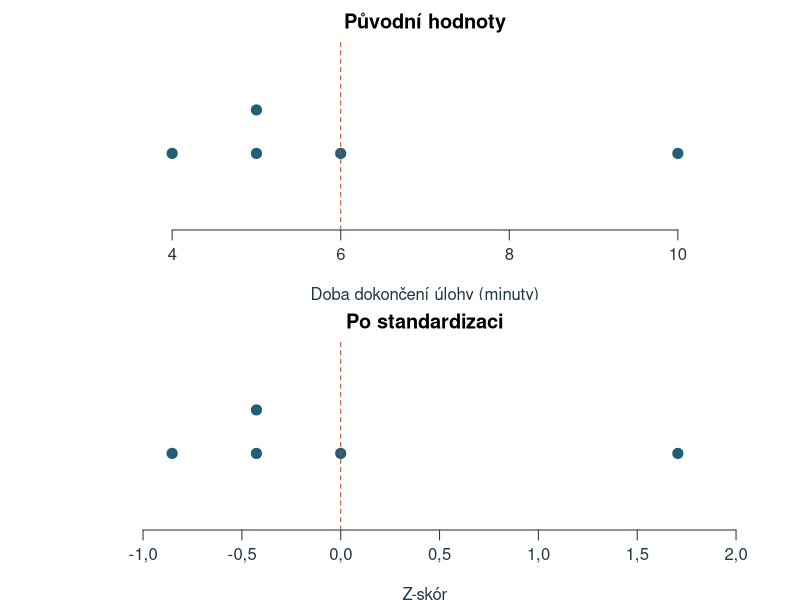
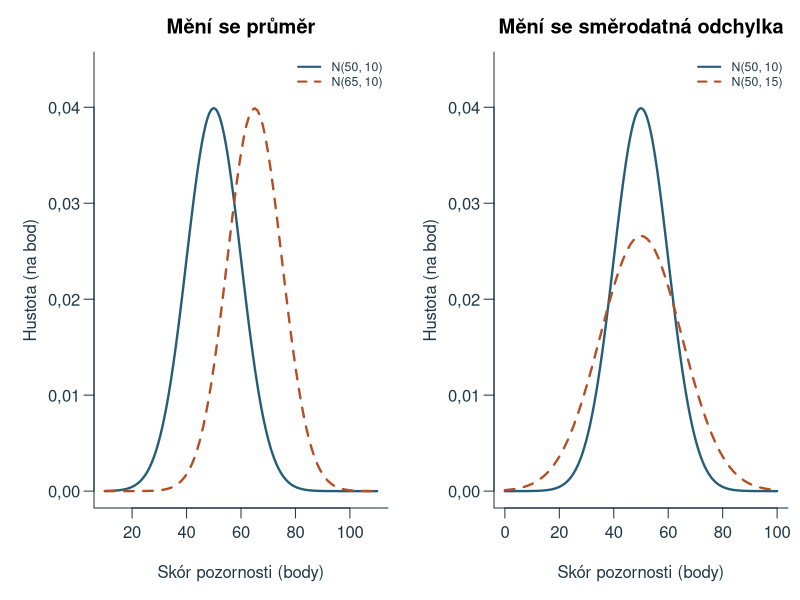
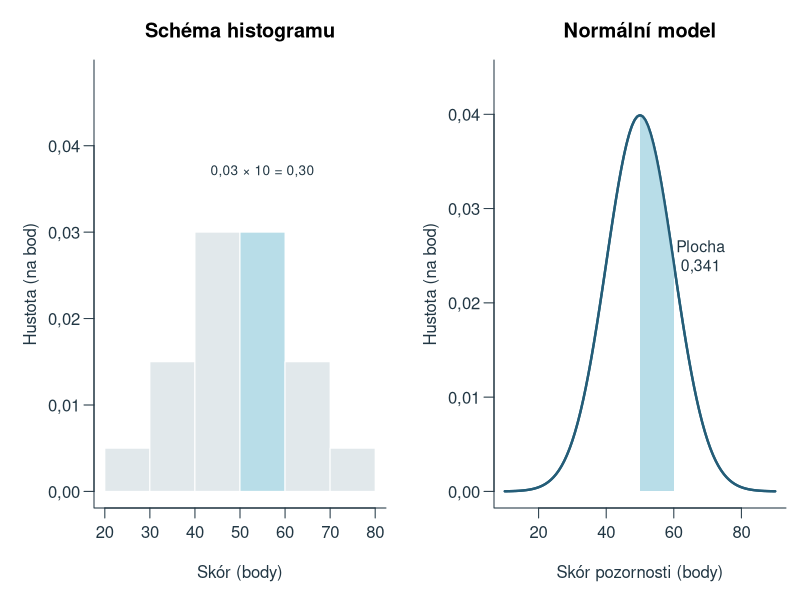
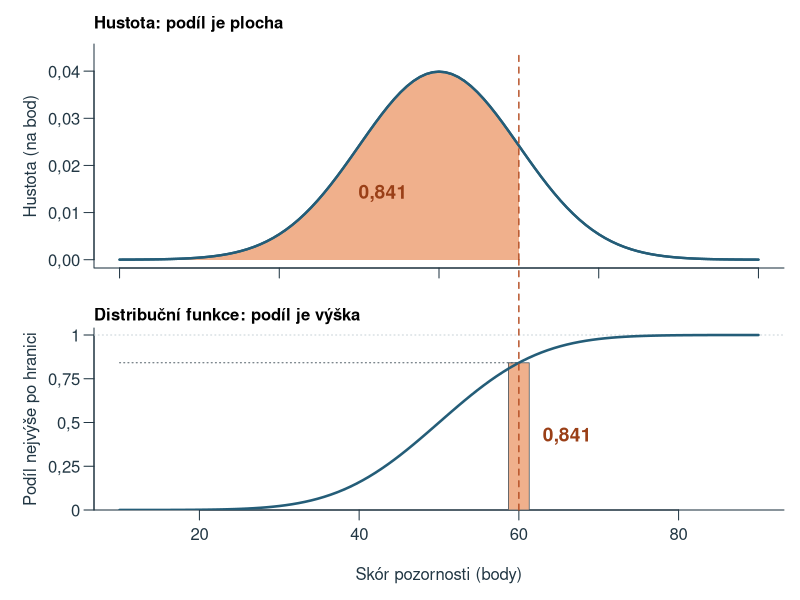
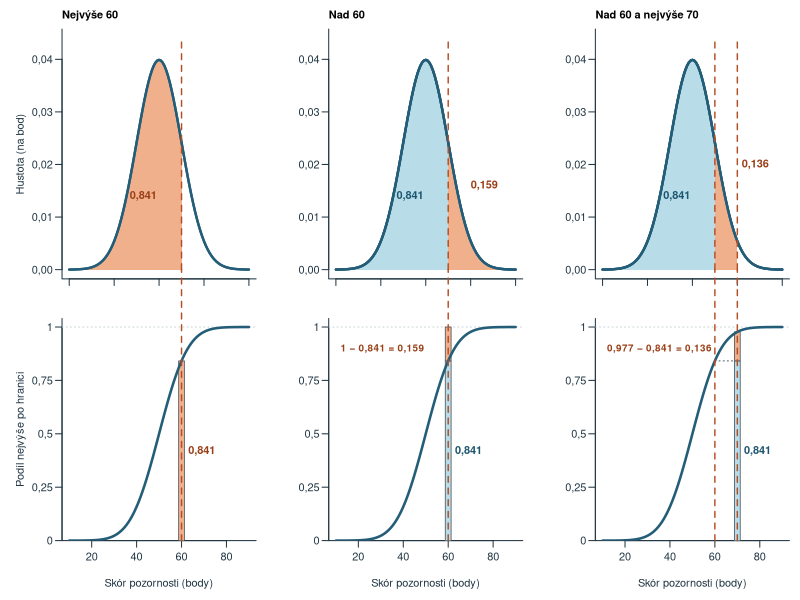
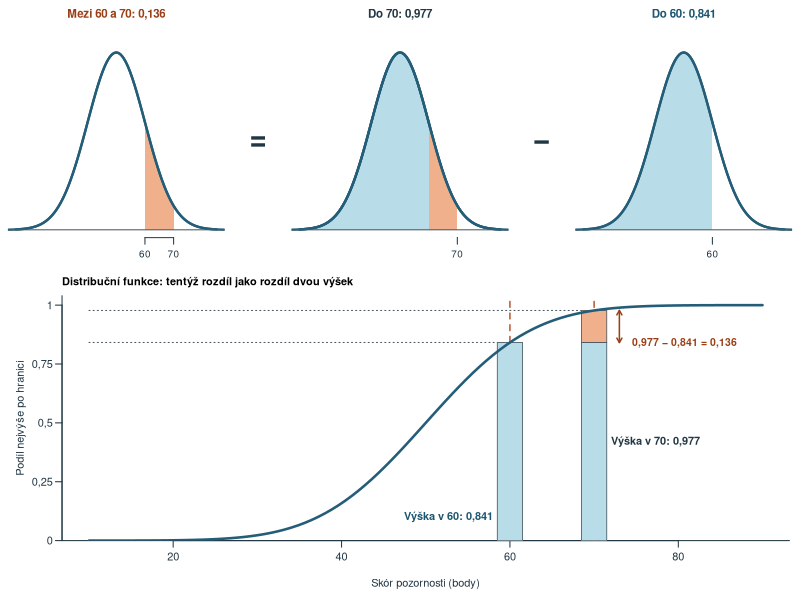
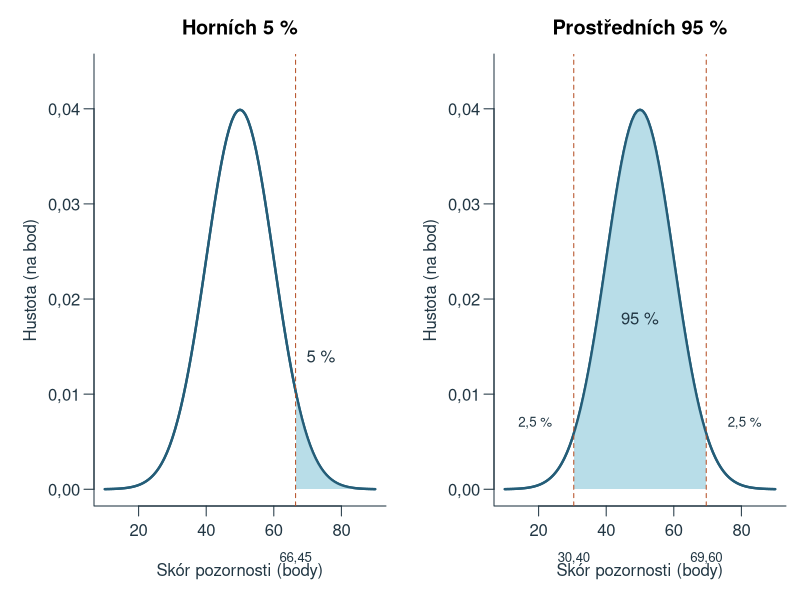
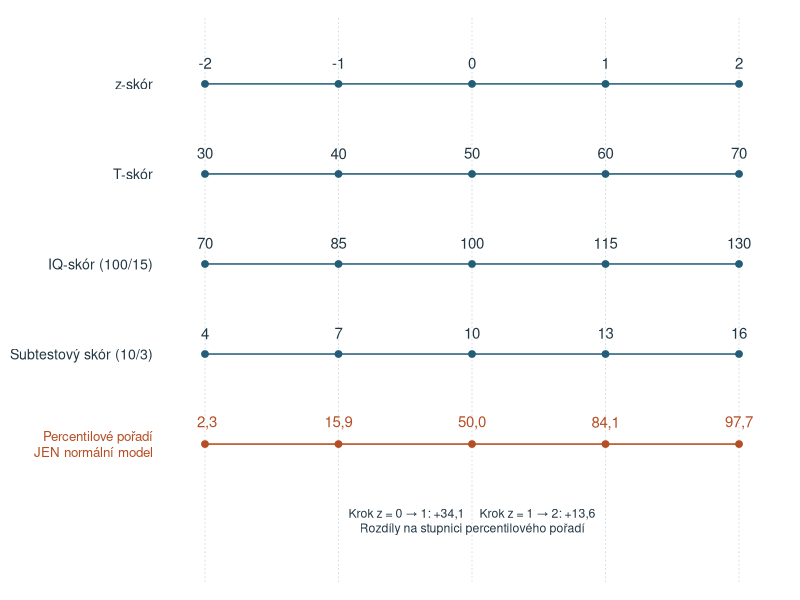

The R script that drew these images, in order:
# Original teaching examples; base R, UTF-8, deterministic project-root paths.
ch4_data <- read.csv('data/kapitola_04.csv', fileEncoding='UTF-8')
ch4_x <- ch4_data$skor_body
ch4_p <- (seq_along(ch4_x)-.5)/length(ch4_x)
ch4_z <- qnorm(ch4_p)
ch4_reference <- mean(ch4_x)+sd(ch4_x)*ch4_z
ch4_sten_breaks <- c(-Inf,seq(-2,2,.5),Inf)
ch4_stanine_breaks <- c(-Inf,seq(-1.75,1.75,.5),Inf)
ch4_sten <- function(z) as.integer(cut(z,ch4_sten_breaks,right=TRUE))
ch4_stanine <- function(z) as.integer(cut(z,ch4_stanine_breaks,right=TRUE))
ch4_sten_proportions <- diff(pnorm(ch4_sten_breaks))
ch4_stanine_proportions <- diff(pnorm(ch4_stanine_breaks))
ch4_out <- 'assets/chapter-04/plots'
ch4_old_options <- options(OutDec=',')
dir.create(ch4_out,recursive=TRUE,showWarnings=FALSE)
ch4_blue <- '#245D78'; ch4_orange <- '#B54E24'; ch4_fill <- '#B8DDE8'; ch4_gray <- '#4D5A63'
ch4_draw <- function(name,code,width=8,height=4.5) {
  svg(file.path(ch4_out,paste0(name,'.svg')),width=width,height=height,family='sans',bg='white')
  par(mar=c(4.5,4.5,2.6,.8),mgp=c(2.7,.7,0),las=1,col.axis='#223744',col.lab='#223744',fg='#223744',cex=.9)
  force(code); dev.off()
}
ch4_curve <- function(mu=50,sigma=10,main='',xlim=c(10,90),ylim=c(0,.044)) {
  x <- seq(xlim[1],xlim[2],length.out=1001)
  plot(x,dnorm(x,mu,sigma),type='l',lwd=2.3,col=ch4_blue,xlab='Skór pozornosti (body)',ylab='Hustota (na bod)',main=main,xlim=xlim,ylim=ylim,bty='l')
}
ch4_area <- function(lower,upper,mu=50,sigma=10,fill=ch4_fill) {
  v <- seq(max(lower,mu-4*sigma),min(upper,mu+4*sigma),length.out=400)
  polygon(c(v[1],v,tail(v,1)),c(0,dnorm(v,mu,sigma),0),col=fill,border=NA)
  curve(dnorm(x,mu,sigma),add=TRUE,lwd=2.3,col=ch4_blue)
}
ch4_draw('standardizace', {
  par(mfrow=c(2,1),mar=c(3.5,3.5,2.1,1))
  v <- c(4,5,5,6,10); z <- (v-mean(v))/sd(v); h <- c(1,1,1.25,1,1)
  for(k in 1:2) {
    a <- if(k==1) v else z
    plot(a,h,pch=19,cex=1.35,col=ch4_blue,yaxt='n',ylab='',ylim=c(.6,1.6),xlim=range(a)+c(-.15,.15)*diff(range(a)),bty='n',xlab=if(k==1)'Doba dokončení úlohy (minuty)' else 'Z-skór',main=if(k==1)'Původní hodnoty' else 'Po standardizaci')
    abline(v=if(k==1)mean(v) else 0,lty=2,col=ch4_orange)
  }
},height=5)
ch4_draw('parametry', {
  par(mfrow=c(1,2),mar=c(4.6,4.7,2.6,.6))
  ch4_curve(main='Mění se průměr',xlim=c(10,110))
  curve(dnorm(x,65,10),add=TRUE,col=ch4_orange,lwd=2.3,lty=2)
  legend('topright',c('N(50, 10)','N(65, 10)'),col=c(ch4_blue,ch4_orange),lty=1:2,lwd=2,bty='n',cex=.74)
  ch4_curve(main='Mění se směrodatná odchylka',xlim=c(0,100))
  curve(dnorm(x,50,15),add=TRUE,col=ch4_orange,lwd=2.3,lty=2)
  legend('topright',c('N(50, 10)','N(50, 15)'),col=c(ch4_blue,ch4_orange),lty=1:2,lwd=2,bty='n',cex=.74)
},width=10)
ch4_draw('hustota', {
  par(mfrow=c(1,2),mar=c(4.6,4.7,3,.7))
  plot(NA,xlim=c(20,80),ylim=c(0,.048),xlab='Skór (body)',ylab='Hustota (na bod)',main='Schéma histogramu',bty='l')
  b <- seq(20,80,10); heights <- c(.005,.015,.03,.03,.015,.005)
  rect(b[-7],0,b[-1],heights,col=c(rep('#E1E8EB',3),ch4_fill,rep('#E1E8EB',2)),border='white')
  text(55,.037,'0,03 × 10 = 0,30',cex=.82)
  ch4_curve(main='Normální model')
  ch4_area(50,60)
  text(68,.025,'Plocha\n0,341',cex=.95)
},width=9)
# Density above, distribution function below: the coloured area equals the coloured height.
ch4_hi <- '#F0B08C'; ch4_hi_text <- '#9A3F17'; ch4_lo <- ch4_fill; ch4_lo_text <- '#1D5670'
ch4_fmt <- function(v) format(round(v,3),nsmall=3)
ch4_F <- function(x) pnorm(x,50,10)
ch4_top_mar <- c(1.6,4.7,2.2,.8); ch4_bottom_mar <- c(4.5,4.7,1.4,.8)
ch4_density_panel <- function(title,ylab='Hustota (na bod)') {
  par(mar=ch4_top_mar)
  x <- seq(10,90,length.out=1001)
  plot(x,dnorm(x,50,10),type='n',xlab='',ylab=ylab,xlim=c(10,90),ylim=c(0,.044),bty='l',xaxt='n')
  axis(1,at=seq(10,90,20),labels=FALSE)
  title(main=title,adj=0,cex.main=1)
}
ch4_density_line <- function() curve(dnorm(x,50,10),from=10,to=90,add=TRUE,lwd=2.3,col=ch4_blue)
ch4_cdf_panel <- function(title,ylab='Podíl nejvýše po hranici') {
  par(mar=ch4_bottom_mar)
  plot(NA,xlim=c(10,90),ylim=c(0,1.04),yaxs='i',xlab='Skór pozornosti (body)',ylab=ylab,bty='l',yaxt='n')
  axis(2,at=seq(0,1,.25),labels=c('0','0,25','0,5','0,75','1'))
  abline(h=1,col='#C9D3D8',lty=3)
  title(main=title,adj=0,cex.main=1)
}
ch4_cdf_line <- function() curve(ch4_F(x),from=10,to=90,add=TRUE,lwd=2.5,col=ch4_blue)
# Column at the boundary: stacked pieces c(y0,y1,fill).
ch4_column <- function(x,pieces,w=2.6) for(p in pieces) rect(x-w/2,p[[1]],x+w/2,p[[2]],col=p[[3]],border=ch4_gray,lwd=.8)
# One dashed boundary line through both panels; call in the top panel, then link() in the bottom one.
ch4_link_start <- function(xs) { segments(xs,0,xs,.044,lty=2,lwd=1.4,col=ch4_orange); grconvertY(0,'user','ndc') }
ch4_link_end <- function(xs,ndc) { op <- par(xpd=NA); segments(xs,0,xs,grconvertY(ndc,'ndc','user'),lty=2,lwd=1.4,col=ch4_orange); par(op) }
ch4_draw('distribucni', {
  layout(matrix(1:2,2))
  ch4_density_panel('Hustota: podíl je plocha')
  ch4_area(-Inf,60,fill=ch4_hi); ch4_density_line()
  text(43,.014,ch4_fmt(ch4_F(60)),col=ch4_hi_text,font=2,cex=1.15)
  ndc <- ch4_link_start(60)
  ch4_cdf_panel('Distribuční funkce: podíl je výška')
  ch4_column(60,list(list(0,ch4_F(60),ch4_hi)))
  segments(10,ch4_F(60),60,ch4_F(60),lty=3,col=ch4_gray)
  ch4_cdf_line(); ch4_link_end(60,ndc)
  text(63,ch4_F(60)/2,ch4_fmt(ch4_F(60)),col=ch4_hi_text,font=2,cex=1.15,adj=0)
},width=7,height=6.6)
ch4_draw('oblasti', {
  layout(matrix(1:6,2))
  ttl <- c('Nejvýše 60','Nad 60','Nad 60 a nejvýše 70')
  for(k in 1:3) {
    yl <- if(k==1) 'Hustota (na bod)' else ''
    ch4_density_panel(ttl[k],ylab=yl)
    if(k==1) { ch4_area(-Inf,60,fill=ch4_hi); text(43,.014,ch4_fmt(ch4_F(60)),col=ch4_hi_text,font=2) }
    if(k==2) { ch4_area(-Inf,60,fill=ch4_lo); ch4_area(60,Inf,fill=ch4_hi)
      text(43,.014,ch4_fmt(ch4_F(60)),col=ch4_lo_text,font=2); text(76,.016,ch4_fmt(1-ch4_F(60)),col=ch4_hi_text,font=2) }
    if(k==3) { ch4_area(-Inf,60,fill=ch4_lo); ch4_area(60,70,fill=ch4_hi)
      text(43,.014,ch4_fmt(ch4_F(60)),col=ch4_lo_text,font=2); text(78,.02,ch4_fmt(ch4_F(70)-ch4_F(60)),col=ch4_hi_text,font=2) }
    ch4_density_line()
    xs <- if(k==3) c(60,70) else 60
    ndc <- ch4_link_start(xs)
    ch4_cdf_panel('',ylab=if(k==1) 'Podíl nejvýše po hranici' else '')
    if(k==1) { ch4_column(60,list(list(0,ch4_F(60),ch4_hi)))
      text(63,.42,ch4_fmt(ch4_F(60)),col=ch4_hi_text,font=2,adj=0) }
    if(k==2) { ch4_column(60,list(list(0,ch4_F(60),ch4_lo),list(ch4_F(60),1,ch4_hi)))
      text(63,.42,ch4_fmt(ch4_F(60)),col=ch4_lo_text,font=2,adj=0)
      text(12,.9,paste0('1 − ',ch4_fmt(ch4_F(60)),' = ',ch4_fmt(1-ch4_F(60))),col=ch4_hi_text,font=2,adj=0,cex=.9) }
    if(k==3) { segments(60,ch4_F(60),70,ch4_F(60),lty=3,col=ch4_gray)
      ch4_column(70,list(list(0,ch4_F(60),ch4_lo),list(ch4_F(60),ch4_F(70),ch4_hi)))
      text(73,.42,ch4_fmt(ch4_F(60)),col=ch4_lo_text,font=2,adj=0)
      text(12,.9,paste0(ch4_fmt(ch4_F(70)),' − ',ch4_fmt(ch4_F(60)),' = ',ch4_fmt(ch4_F(70)-ch4_F(60))),col=ch4_hi_text,font=2,adj=0,cex=.9) }
    ch4_cdf_line(); ch4_link_end(xs,ndc)
  }
},width=10.5,height=6.4)
ch4_draw('mezi', {
  layout(matrix(c(1,2,3,4,5,6,6,6,6,6),2,byrow=TRUE),widths=c(1,.22,1,.22,1),heights=c(1,1.25))
  mini <- function(parts,lab,labcol,ticks) {
    par(mar=c(2.2,.6,2,.6))
    plot(NA,xlim=c(15,85),ylim=c(0,.044),axes=FALSE,xlab='',ylab='')
    for(p in parts) ch4_area(p[[1]],p[[2]],fill=p[[3]])
    ch4_density_line(); axis(1,at=ticks,cex.axis=.9); abline(h=0,col=ch4_gray)
    title(main=lab,col.main=labcol,cex.main=1.05)
  }
  sym <- function(s) { par(mar=c(2.2,0,2,0)); plot.new(); text(.5,.45,s,cex=2.6,font=2,col='#223744') }
  mini(list(list(60,70,ch4_hi)),paste('Mezi 60 a 70:',ch4_fmt(ch4_F(70)-ch4_F(60))),ch4_hi_text,c(60,70))
  sym('=')
  mini(list(list(-Inf,60,ch4_lo),list(60,70,ch4_hi)),paste('Do 70:',ch4_fmt(ch4_F(70))),'#223744',70)
  sym('−')
  mini(list(list(-Inf,60,ch4_lo)),paste('Do 60:',ch4_fmt(ch4_F(60))),ch4_lo_text,60)
  par(mar=c(4.5,4.7,2.2,.8))
  plot(NA,xlim=c(10,90),ylim=c(0,1.04),yaxs='i',xlab='Skór pozornosti (body)',ylab='Podíl nejvýše po hranici',bty='l',yaxt='n')
  axis(2,at=seq(0,1,.25),labels=c('0','0,25','0,5','0,75','1'))
  title(main='Distribuční funkce: tentýž rozdíl jako rozdíl dvou výšek',adj=0,cex.main=1)
  abline(v=c(60,70),lty=2,lwd=1.4,col=ch4_orange)
  segments(10,c(ch4_F(60),ch4_F(70)),c(60,70),c(ch4_F(60),ch4_F(70)),lty=3,col=ch4_gray)
  ch4_column(60,list(list(0,ch4_F(60),ch4_lo)),w=3)
  ch4_column(70,list(list(0,ch4_F(60),ch4_lo),list(ch4_F(60),ch4_F(70),ch4_hi)),w=3)
  ch4_cdf_line()
  text(58,.1,paste('Výška v 60:',ch4_fmt(ch4_F(60))),col=ch4_lo_text,font=2,adj=1)
  text(72,.42,paste('Výška v 70:',ch4_fmt(ch4_F(70))),col='#223744',font=2,adj=0)
  arrows(73,ch4_F(60),73,ch4_F(70),code=3,length=.05,col=ch4_hi_text,lwd=1.5)
  text(74.5,(ch4_F(60)+ch4_F(70))/2-.07,paste0(ch4_fmt(ch4_F(70)),' − ',ch4_fmt(ch4_F(60)),' = ',ch4_fmt(ch4_F(70)-ch4_F(60))),col=ch4_hi_text,font=2,adj=0,cex=.95)
},width=10,height=6.6)
ch4_draw('kvantily', {
  par(mfrow=c(1,2),mar=c(4.7,4.7,2.7,.7))
  ch4_curve(main='Horních 5 %');a<-qnorm(.95,50,10);ch4_area(a,Inf)
  abline(v=a,lty=2,col=ch4_orange);text(74,.014,'5 %');axis(1,at=a,labels='66,45',line=1.3,tick=FALSE,cex.axis=.8)
  ch4_curve(main='Prostředních 95 %');a<-qnorm(c(.025,.975),50,10);ch4_area(a[1],a[2])
  abline(v=a,lty=2,col=ch4_orange);text(50,.018,'95 %');text(c(19,81),.007,'2,5 %',cex=.8)
  axis(1,at=a,labels=c('30,40','69,60'),line=1.3,tick=FALSE,cex.axis=.8)
},width=9)
ch4_draw('skaly', {
  par(mar=c(1,9,1,1))
  plot(NA,xlim=c(-2.15,2.15),ylim=c(-1.3,4.5),axes=FALSE,xlab='',ylab='')
  abline(v=-2:2,col='#D6E0E5',lty=3)
  for(k in 1:4) {
    y<-5-k;segments(-2,y,2,y,col=ch4_blue,lwd=1.5)
    points(-2:2,rep(y,5),pch=19,col=ch4_blue)
    text(-2:2,y+.23,list(-2:2,50+10*(-2:2),100+15*(-2:2),10+3*(-2:2))[[k]])
    mtext(c('z-skór','T-skór','IQ-skór (100/15)','Subtestový skór (10/3)')[k],side=2,at=y,line=.5,las=1,cex=.85)
  }
  segments(-2,0,2,0,col=ch4_orange,lwd=1.5)
  points(-2:2,rep(0,5),pch=19,col=ch4_orange)
  text(-2:2,.23,format(round(100*pnorm(-2:2),1),decimal.mark=','),col=ch4_orange)
  mtext('Percentilové pořadí\nJEN normální model',side=2,at=0,line=.5,las=1,cex=.8,col=ch4_orange)
  text(0,-.85,'Krok z = 0 → 1: +34,1     Krok z = 1 → 2: +13,6\nRozdíly na stupnici percentilového pořadí',cex=.82)
},height=5.8)
ch4_draw('z-jako-jednotka', {
  par(mar=c(0,0,0,0));plot.new();plot.window(xlim=c(0,10),ylim=c(0,7),xaxs='i',yaxs='i')
  for(k in 1:2) {
    y<-if(k==1) 5 else 2
    text(.5,y+1.3,if(k==1) 'Test A: průměr 50 bodů; směrodatná odchylka 10 bodů' else 'Test B: průměr 30 bodů; směrodatná odchylka 6 bodů',adj=0,font=2)
    xx<-c(2,4,6);segments(1,y,7,y,col=ch4_blue)
    points(xx,rep(y,3),pch=19,col=ch4_blue)
    text(xx,y-.5,if(k==1)c('50','60','70') else c('30','36','42'))
    for(j in seq_len(k)) {
      arrows(xx[j],y+.5,xx[j+1],y+.5,length=.08,code=3,col=ch4_orange)
      text(mean(xx[j:(j+1)]),y+.8,if(k==1)'10 bodů' else '6 bodů',cex=.85)
    }
    points(xx[k+1],y,pch=21,cex=2.7,col=ch4_orange,bg='white',lwd=2)
    text(8.5,y,paste0('z = ',k),font=2,cex=1.25)
    text(2,y-.95,'průměr',cex=.85)
  }
  text(.5,.25,'Porovnáváme počet kroků od průměru, nikoli počty hrubých bodů.',adj=0,cex=.85)
},width=8,height=5.4)
ch4_draw('pasma-skoru', {
  par(mfrow=c(2,1),mar=c(5.7,4.4,3,1),cex=.95)
  for(k in 1:2) {
    breaks<-if(k==1) ch4_sten_breaks else ch4_stanine_breaks
    finite_breaks<-pmax(-3.5,pmin(3.5,breaks));target<-if(k==1) ch4_sten(1.2) else ch4_stanine(1.2)
    plot(NA,xlim=c(-3.5,3.5),ylim=c(0,.48),xlab='Z-skór',ylab='Hustota',bty='l',
      main=if(k==1)'Deset stenových pásem' else 'Devět staninových pásem',xaxt='n',yaxs='i')
    for(j in seq_len(length(breaks)-1)) {
      v<-seq(finite_breaks[j],finite_breaks[j+1],length.out=150)
      polygon(c(v[1],v,tail(v,1)),c(0,dnorm(v),0),border=NA,
        col=if(j==target)'#F3C395' else c('#DAEBF1','#B8DDE8')[(j%%2)+1])
    }
    curve(dnorm(x),add=TRUE,col=ch4_blue,lwd=2)
    abline(v=breaks[is.finite(breaks)],col='#667078',lty=3)
    mids<-(head(finite_breaks,-1)+tail(finite_breaks,-1))/2
    axis(1,at=breaks[is.finite(breaks)],cex.axis=.78)
    mtext(if(k==1)'Sten:' else 'Stanin:',side=1,line=3.5,at=-3.3,cex=.8)
    mtext(seq_along(mids),side=1,line=3.5,at=mids,cex=.85)
    points(1.2,dnorm(1.2),pch=19,col=ch4_orange)
    arrows(1.2,.4,1.2,dnorm(1.2)+.02,length=.08,col=ch4_orange)
    text(1.35,.43,paste0('z = 1,2 → ',if(k==1)'sten ' else 'stanin ',target),adj=0,cex=.9)
    arrows(c(-2.8,2.8),c(.06,.06),c(-3.4,3.4),c(.06,.06),length=.08)
    text(c(-2.8,2.8),c(.1,.1),'pokračuje',cex=.7)
    if(k==1) {
      points(c(1.1,1.4),c(.025,.025),pch=21,bg='white',col=ch4_orange,cex=.9)
      text(-3.2,.4,'Malé kroužky: z = 1,1 a 1,4\nOba výsledky patří do stenu 8.',adj=0,cex=.8)
    }
  }
},width=8.5,height=8.4)
ch4_norm_x <- c(11,12,12,13,14,14,14,16,17,19,22,26,31,39,52)
ch4_norm_z <- qnorm((rank(ch4_norm_x)-.5)/length(ch4_norm_x))
ch4_draw('normalizace', {
  par(mar=c(4.3,4.6,2.6,4.6))
  x <- ch4_norm_x; z <- ch4_norm_z; g <- 2.6; w <- 7.6
  ux <- function(v) (v-10)/45; uz <- function(v) (v+2.25)/4.5
  hx <- hist(x,breaks=seq(10,55,5),right=FALSE,plot=FALSE)
  hz <- hist(z,breaks=seq(-2,2,.5),right=FALSE,plot=FALSE)
  plot(NA,xlim=c(-g-w,g+w),ylim=c(0,1),xaxs='i',yaxs='i',axes=FALSE,xlab='',ylab='')
  abline(h=ux(seq(10,55,5)),col='#EEF2F4'); box(bty='l',col='#223744'); box(bty='7',col='#223744')
  rect(-g-hx$counts,ux(head(hx$breaks,-1)),-g,ux(hx$breaks[-1]),col=ch4_fill,border=ch4_blue,lwd=.8)
  rect(g,uz(head(hz$breaks,-1)),g+hz$counts,uz(hz$breaks[-1]),col=ch4_hi,border=ch4_hi_text,lwd=.8)
  # Tied values sit side by side; each pair of dots is joined by a translucent line.
  tie <- ave(x,x,FUN=function(v) seq_along(v)-(length(v)+1)/2)*.32
  xl <- -g+.75+tie; xr <- g-.75+tie
  segments(xl,ux(x),xr,uz(z),col=adjustcolor(ch4_gray,.5),lwd=1.3)
  points(xl,ux(x),pch=21,bg=ch4_blue,col='white',cex=1.25)
  points(xr,uz(z),pch=21,bg=ch4_hi_text,col='white',cex=1.25)
  axis(2,at=ux(seq(10,50,10)),labels=seq(10,50,10))
  axis(4,at=uz(-2:2),labels=c('−2','−1','0','1','2'))
  mtext('Doba řešení (s)',side=2,line=2.8,las=0); mtext('z-skór po normalizaci',side=4,line=2.8,las=0)
  cnt <- 0:7
  axis(1,at=c(-g-cnt,g+cnt),labels=c(cnt,cnt))
  mtext('Četnost',side=1,line=2.5)
  mtext('Původní doby',side=3,line=.6,at=-g-w/2,font=2)
  mtext('Po normalizaci',side=3,line=.6,at=g+w/2,font=2)
},width=8,height=5.6)
ch4_draw('qq-konstrukce', {
  par(mar=c(0,0,0,0));plot.new();plot.window(xlim=c(0,10),ylim=c(0,9),xaxs='i',yaxs='i')
  box_label<-function(x,y,w,h,label,fill=ch4_fill) {
    rect(x-w/2,y-h/2,x+w/2,y+h/2,col=fill,border=ch4_blue)
    text(x,y,label,cex=.93)
  }
  box_label(5,8.1,7,1,'První pořadí z 12 seřazených skórů: i = 1')
  arrows(c(4,6),7.5,c(2.5,7.5),6.8,length=.1)
  box_label(2.5,6,4,1.4,'DATA\nPrvní pozorovaný skór: 35 bodů')
  box_label(7.5,6,4,1.4,'MODEL\nPodíl p = (1 − 0,5) / 12\n≈ 0,041667')
  arrows(7.5,5.2,7.5,4.7,length=.1)
  box_label(7.5,3.9,4,1.4,'Normální kvantil pro tento podíl\nz ≈ −1,731664')
  arrows(2.5,5.2,3.6,2,length=.1)
  arrows(7.5,3.1,6.4,2,length=.1)
  text(1.65,3.65,'Svislá osa\npozorovaný skór',cex=.85)
  text(8.05,2.5,'Vodorovná osa\nteoretický kvantil',cex=.85)
  box_label(5,1.3,5.5,1.2,'Bod Q–Q grafu: (−1,73; 35)',fill='#FAECDD')
  text(5,.25,'Pořadí propojí data s modelem; nejde o dvě měření jednoho člověka.',cex=.85)
},width=8,height=6.7)
ch4_draw('qq-priklad', {
  plot(ch4_z,ch4_x,pch=19,col=ch4_blue,cex=1.15,xlab='Teoretický normální kvantil (z)',ylab='Pozorovaný skór pozornosti (body)',bty='l',xlim=c(-2,2),ylim=c(30,70))
  abline(a=mean(ch4_x),b=sd(ch4_x),col=ch4_orange,lwd=2,lty=2)
  legend('topleft',c('Pozorované skóry','Referenční přímka m + s z'),col=c(ch4_blue,ch4_orange),pch=c(19,NA),lty=c(NA,2),bty='n',cex=.85)
},width=7)
# Distinct simulations for graphical diagnosis; not empirical psychological data.
set.seed(20261010)
ch4_simulations <- list(normalni=rnorm(200,50,10),sikme=30+rexp(200,rate=1/15),chvosty=50+8*rt(200,df=3),smes=c(rnorm(100,36,5),rnorm(100,64,5)))
ch4_titles <- c(normalni='Normální model',sikme='Rozdělení zešikmené doprava',chvosty='Těžší chvosty',smes='Směs dvou skupin')
for(nm in names(ch4_simulations)) ch4_draw(paste0('diagnostika-',nm), {
  v<-ch4_simulations[[nm]]; z<-qnorm((seq_along(v)-.5)/length(v))
  par(mfrow=c(1,2),mar=c(4.6,4.7,2.7,.6))
  h<-hist(v,breaks='FD',plot=FALSE);xx<-seq(min(h$breaks),max(h$breaks),length.out=500)
  plot(h,freq=FALSE,col=ch4_fill,border='white',main=ch4_titles[nm],xlab='Simulovaný skór',ylab='Hustota',ylim=c(0,1.12*max(h$density,dnorm(xx,mean(v),sd(v)))));lines(xx,dnorm(xx,mean(v),sd(v)),col=ch4_orange,lwd=2)
  plot(z,sort(v),pch=19,cex=.55,col=ch4_blue,xlab='Teoretický normální kvantil (z)',ylab='Seřazený simulovaný skór',main='Normální Q–Q graf',bty='l')
  abline(a=mean(v),b=sd(v),lty=2,col=ch4_orange,lwd=2)
},width=9,height=4.4)
# Optional extension: the same right-skewed simulation as a Q-Q plot and a P-P plot.
ch4_draw('pp-qq', {
  v<-sort(ch4_simulations$sikme); n<-length(v); p<-(seq_len(n)-.5)/n; z<-qnorm(p)
  par(mfrow=c(1,2),mar=c(4.6,4.7,2.7,.8))
  plot(z,v,pch=19,cex=.55,col=ch4_blue,xlab='Teoretický normální kvantil (z)',ylab='Seřazený simulovaný skór',main='Q–Q graf: porovnává hodnoty',bty='l')
  abline(a=mean(v),b=sd(v),lty=2,col=ch4_orange,lwd=2)
  plot(p,pnorm((v-mean(v))/sd(v)),pch=19,cex=.55,col=ch4_blue,xlab='Empirický podíl (i − 0,5)/n',ylab='Modelový podíl podle normálního modelu',main='P–P graf: porovnává podíly',bty='l',xlim=c(0,1),ylim=c(0,1),xaxs='i',yaxs='i')
  abline(0,1,lty=2,col=ch4_orange,lwd=2)
},width=9,height=4.4)
# Same normal simulation: the curve matches bar heights only on the density scale.
ch4_draw('histogram-krivka', {
  v<-ch4_simulations$normalni; h<-hist(v,breaks='FD',plot=FALSE)
  xx<-seq(min(h$breaks),max(h$breaks),length.out=500); yy<-dnorm(xx,mean(v),sd(v))
  par(mfrow=c(1,2),mar=c(4.6,4.7,2.7,.6))
  plot(h,freq=TRUE,col=ch4_fill,border='white',main='Svislá osa: četnost',xlab='Simulovaný skór',ylab='Četnost',ylim=c(0,1.12*max(h$counts)))
  lines(xx,yy,col=ch4_orange,lwd=2)
  plot(h,freq=FALSE,col=ch4_fill,border='white',main='Svislá osa: hustota',xlab='Simulovaný skór',ylab='Hustota (na bod)',ylim=c(0,1.12*max(h$density,yy)))
  lines(xx,yy,col=ch4_orange,lwd=2)
},width=9,height=4.4)
options(ch4_old_options)
